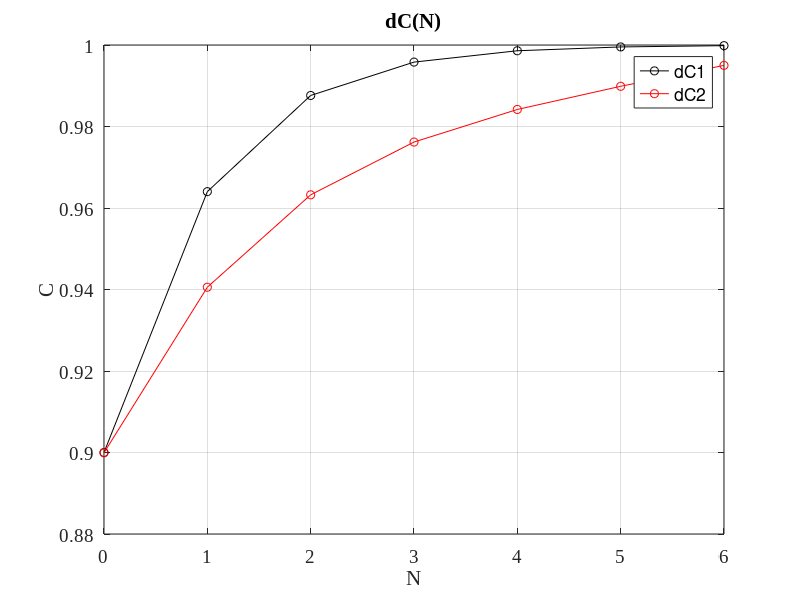

Source code (MATLAB): (Note: this script raises an error after producing the figure.)
%% Course project
% from CP to CW
clear; clc; format; close all;

%% Initial data
T = 15; % Celsius
CW = 0.9;
P = 150; % kg/y

CF = 0.925;
CP = 0.995;
mu = (CP*7+(1-CP)*6)*10^(-3); 
P = P/mu / (365*24); %mol/h

r = 0.5; % per cent
TT = 20; %quantity

%% Calculations
a = 1 + 4755/(T+273)^2 - 0.803/(T+273);
e = a - 1;

nE = 2/e * log(CP*(1-CF) / (CF*(1-CP))); nE = ceil(nE);
nR = 2/e * log(CF*(1-CW) / (CW*(1-CF))); nR = ceil(nR);
nB = nE + nR;
N = nB / TT; N = ceil(N);

dN = 0:1:N;
dC1 = zeros(1,length(dN));
dC1(1) = CW;
for i = 2:length(dC1)
    dC1(i) = (CW/(1-CW) * exp(e*dN(i)*TT)) / (1 + CW/(1-CW) * exp(e*dN(i)*TT));
end

% plot dC1 from N, where dC1 calculated as P = 0
% figure(1);
% plot(dN, dC1, 'k-o'); grid on;
% xlabel('N', 'FontSize', 14, 'FontName', 'TimesNewRoman');
% ylabel('C', 'FontSize', 14, 'FontName', 'TimesNewRoman');
% title('dC1(N)', 'FontSize', 14, 'FontName', 'TimesNewRoman'); 
% set(gca, 'FontSize', 14, 'FontName', 'TimesNewRoman');

Lb = zeros(1,length(dN)-1);
Le = zeros(1,length(dN)-1);

% Math

Lin = 2 * P * (CP - CF) / (e*CF * (1-CF));
for i = 1:N
    Le(i) = Lin * (1-r/100)^(TT*i);
    Lb(i) = Lin * (1-r/100)^(TT*(i-1));
end
L = (Lb + Le) ./ 2;
%clear Le Lb;

dC2 = zeros(1,length(dN));
dC2(N+1) = CP;
for i = 2:length(dC2)
    x1 = 1/2 * (1 + P/(e*L(i-1))) + sqrt(1/4*(1+P/(e*L(i-1)))^2 - P * CP / (e*L(i-1)));
    x2 = 1/2 * (1 + P/(e*L(i-1))) - sqrt(1/4*(1+P/(e*L(i-1)))^2 - P * CP / (e*L(i-1)));
    disp([x1 x2 dN(i)*TT]);
    dC2(i-1) = (x2 * (x1 - CP) / (CP - x2) * exp(e*dN(N+1+2-i)*TT*(x1 - x2)) + x1) / ( 1 + (x1 - CP) / (CP - x2) * exp(e*dN(N+1+2-i)*TT*(x1 - x2)));
end

% Change Lin
dh = 0.0001;
k = 0;
more = 0;
while ((abs(dC2(1)-CW) > 0.00009))
    more = 0;
    Lin = 2 * P * (CP - CF) / (e*CF * (1-CF));
    Lin = Lin * (1-dh*k);
for i = 1:N
    Le(i+1) = Lin * (1-r/100)^(TT*i);
    Lb(i+1) = Lin * (1-r/100)^(TT*(i-1));
end
L = (Lb + Le) ./ 2;
clear Lin Le Lb;

dC2 = zeros(1,length(dN));
dC2(N+1) = CP;
for i = 2:length(dC2)
    x1 = 1/2 * (1 + P/(e*L(i))) + sqrt(1/4*(1+P/(e*L(i)))^2 - P * CP / (e*L(i)));
    x2 = 1/2 * (1 + P/(e*L(i))) - sqrt(1/4*(1+P/(e*L(i)))^2 - P * CP / (e*L(i)));
    dC2(i-1) = (x2 * (x1 - CP) / (CP - x2) * exp(e*dN(N+1+2-i)*TT*(x1 - x2)) + x1) / ( 1 + (x1 - CP) / (CP - x2) * exp(e*dN(N+1+2-i)*TT*(x1 - x2)));
    if (dC2(i) > 1)
        more = 1;
    end
end
k = k + 1;
if more
    continue;
end
if (L(2) < 0) 
    disp('L is less then 0');
    break;
end
end
in = 1-dh*k;
text = num2str(in,10);
text = ['increased in ', text];
disp(text);

% plot dC2 from N, where dC2 calculated with P
% figure(2);
% plot(dN, dC2, 'k-o'); grid on;
% xlabel('N', 'FontSize', 14, 'FontName', 'TimesNewRoman');
% ylabel('C', 'FontSize', 14, 'FontName', 'TimesNewRoman');
% title('dC2(N)', 'FontSize', 14, 'FontName', 'TimesNewRoman'); 
% set(gca, 'FontSize', 14, 'FontName', 'TimesNewRoman');

figure(3);
plot(dN, dC1, 'k-o', dN, dC2, 'r-o'); grid on;
xlabel('N', 'FontSize', 14, 'FontName', 'TimesNewRoman');
ylabel('C', 'FontSize', 14, 'FontName', 'TimesNewRoman');
title('dC(N)', 'FontSize', 14, 'FontName', 'TimesNewRoman'); 
legend('dC1', 'dC2');
set(gca, 'FontSize', 14, 'FontName', 'TimesNewRoman');
dimen = [ceil(nR/TT)/N*0.8+1/8 0.9 0 -0.2];
a = annotation('arrow','Position',dimen);


A = [1 -1; CF -dC2(1)];
B = [P; P*dC2(length(dC2))];
S = linsolve(A,B);
F = S(1); W=S(2);
clear S;
text = ['Flow F is ', num2str(F), ' mol/h'];
disp(text);
text = ['Flow W is ', num2str(W), ' mol/h'];
disp(text);